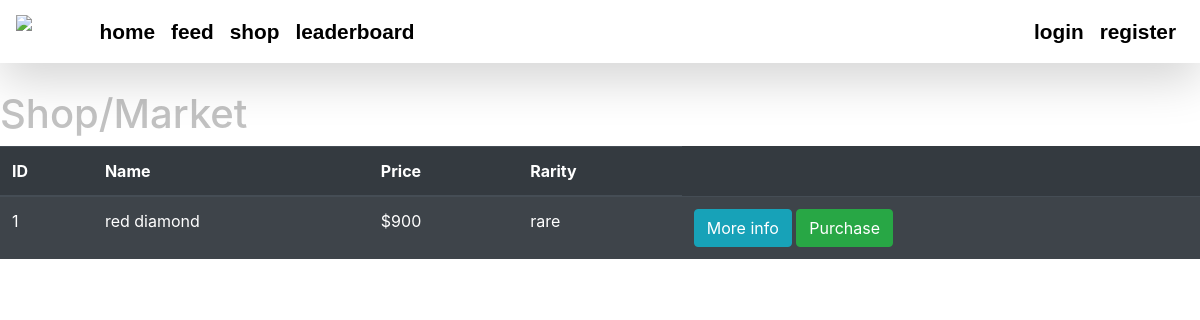
The page /shop on the database as committed earlier.
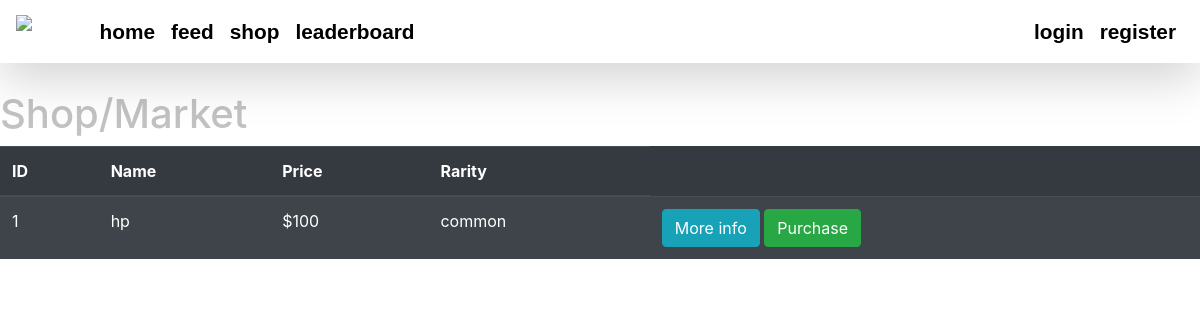
The same page on the database as committed later.
### application/models.py (models this page shows)
class Item(db.Model):
    id = db.Column(db.Integer(), primary_key=True)
    name = db.Column(db.String(length=30),nullable=False,unique=True)
    price = db.Column(db.Integer(),nullable=False)
    rarity = db.Column(db.String(length=30),nullable=False)
    users = db.relationship('User',secondary=users_items, back_populates="items")

### application/routes.py (the view)
@app.route('/shop')
def shop_page():
    items = Item.query.all()
    return render_template('shop.html',items=items)

### application/templates/shop.html (shortened to what this page needs)
{% extends 'base.html' %}
{% block content %}
    <h1 class="title">Shop/Market</h1>
    <table class="table table-hover table-dark table-striped">
        <thead>
            <tr>
                <th scope="col">ID</th>
                <th scope="col">Name</th>
                <th scope="col">Price</th>
                <th scope="col">Rarity</th>
            </tr>
        </thead>
        <tbody>
            {% for item in items %}
                <tr>
                    <td>{{ item.id }}</td>
                    <td>{{ item.name }}</td>
                    <td>${{ item.price }}</td>
                    <td>{{ item.rarity }}</td>
                    <td>
                        <button class="btn btn-outline btn-info">More info</button>
                        <button class="btn btn-outline btn-success">Purchase</button>
                    </td>
                </tr>
            {% endfor %}
        </tbody>
    </table>
{% endblock %}

### application/templates/base.html (shortened to what this page needs)
<!DOCTYPE html>
<html lang="en">
<head>
    <link rel="stylesheet" href="https://cdn.jsdelivr.net/npm/bootstrap@4.3.1/dist/css/bootstrap.min.css">
</head>
<body>
  <nav id="navWide" class="shadow-lg navbar navbar-expand-md navbar-dark fixed-top">
        <a class="navbar-brand kanit-regular" style="color: #ffffffdd; font-size: 1.4rem;"  href="#">
            <img src="https://pngimg.com/d/sticky_note_PNG18964.png" style="height:50px;width:auto;" alt="logo">
        </a>
        <div class="collapse navbar-collapse kanit-light" id="navbarNav">
            <ul class="navbar-nav">
                <li class="nav-item">
                    <a class="nav-link" aria-current="page" href="{{ url_for('home_page') }}">home</a>
                </li>
                <li class="nav-item">
                    <a class="nav-link" href="#">feed</a>
                </li>
                <li class="nav-item">
                    <a class="nav-link" href="{{ url_for('shop_page') }}">shop</a>
                </li>
                <li class="nav-item">
                    <a class="nav-link" href="#">leaderboard</a>
                </li>
            </ul>
            <ul class="navbar-nav ml-auto">
                <li class="nav-item">
                    <a class="nav-link" href="#">login</a>
                </li>
                <li class="nav-item">
                    <a class="nav-link" href="{{ url_for('register_page') }}">register</a>
                </li>
            </ul>
        </div>
  </nav>
    {% block content %}
    {% endblock %}
</body>
</html>

### application/templates/shop.html (style rules this page uses)
.title { margin-top: 90px; }

### application/templates/base.html (style rules this page uses)
body { background: white; font-size: 1rem; color: #c2c2c2; }
.navbar { backdrop-filter: blur(10px); }
.nav-link { font-size: 1.3rem; color: black !important; font-weight:bold; font-family: "Indie Flower", sans-serif; transition:0.4s; }
.kanit-light { font-family: "Kanit", sans-serif; font-weight: 300; font-style: normal; }
.kanit-regular { font-family: "Kanit", sans-serif; font-weight: 400; font-style: normal; }

Rows that differ between the two databases and show on the page:
changed Item id 1: name "red diamond" → "hp"; price "900" → "100"; rarity "rare" → "common"
